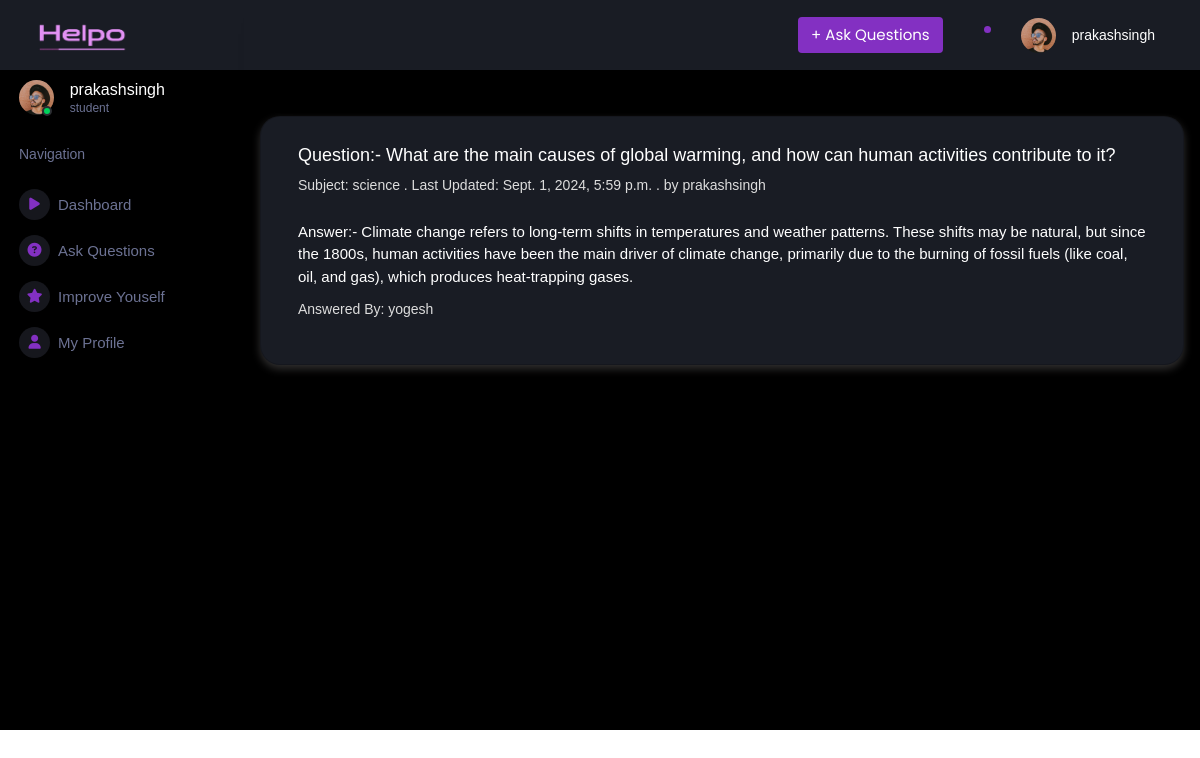
The app's page /sarkari/1 (signed in) with its own data.
### projectapp/models.py (models this page shows, shortened)
class StudentQuestion(models.Model):
    studentName = models.ForeignKey(User, on_delete=models.CASCADE)
    subject = models.CharField(max_length=255)
    question = RichTextField()
    answered = models.BooleanField(default=False)
    created_at = models.DateTimeField(auto_now_add=True)

class TeachersAnwser(models.Model):
    TeacherName = models.ForeignKey(User, on_delete=models.CASCADE)
    student_question = models.OneToOneField(StudentQuestion, on_delete=models.CASCADE)
    answer = RichTextField()
    created_at = models.DateTimeField(auto_now_add=True)

### project/views.py (the view)
# urls.py: path('sarkari/<int:student_question_id>', perticular_Ans),
def perticular_Ans(request, student_question_id):
    student_question = get_object_or_404(StudentQuestion, pk=student_question_id)
    particular_ans = TeachersAnwser.objects.filter(student_question=student_question).first()
    notifications = Notification.objects.filter(recipient=request.user, read=False)
    notifications_count = notifications.count()
    return render(request, 'particular_ans.html', {
        'student_question': student_question,
        'particular_ans': particular_ans,
        'notifications': notifications,
        'notifications_count': notifications_count
    })

### templates/particular_ans.html (shortened to what this page needs)
<!DOCTYPE html>
<html lang="en">
  <head>
    <link rel="stylesheet" href="/static/assets/vendors/mdi/css/materialdesignicons.min.css">
    <link rel="stylesheet" href="/static/assets/vendors/ti-icons/css/themify-icons.css">
    <link rel="stylesheet" href="/static/assets/vendors/css/vendor.bundle.base.css">
    <link rel="stylesheet" href="/static/assets/vendors/font-awesome/css/font-awesome.min.css">
    <link rel="stylesheet" href="/static/assets/vendors/jvectormap/jquery-jvectormap.css">
    <link rel="stylesheet" href="/static/assets/vendors/flag-icon-css/css/flag-icons.min.css">
    <link rel="stylesheet" href="/static/assets/vendors/owl-carousel-2/owl.carousel.min.css">
    <link rel="stylesheet" href="/static/assets/vendors/owl-carousel-2/owl.theme.default.min.css">
    <link rel="stylesheet" href="/static/assets/css/style.css">
    <link rel="stylesheet" href="https://cdnjs.cloudflare.com/ajax/libs/font-awesome/6.6.0/css/all.min.css" />
  </head>
  <body>
    <div class="container-scroller">
      <nav class="sidebar sidebar-offcanvas" id="sidebar">
        <div class="sidebar-brand-wrapper d-none d-lg-flex align-items-center justify-content-center fixed-top">
          <a class="sidebar-brand brand-logo" style="width: 300px !important;" href="/"><img src="/static/assets/images/logo.png" alt="logo" /></a>
        </div>
        <ul class="nav">
          <li class="nav-item profile">
            <div class="profile-desc">
              <div class="profile-pic">
                <div class="count-indicator">
                  <img class="img-xs rounded-circle " src="/static/assets/images/faces/face15.jpg" alt="">
                  <span class="count bg-success"></span>
                </div>
                <div class="profile-name">
                  <h5 class="mb-0 font-weight-normal">{{request.user}}</h5>
                  <span>
                    {%if request.user.is_staff%}
                         Teacher
                    {% else %}
                        student
                    {% endif %}
                  </span>
                </div>
              </div>
            </div>
          </li>
          <li class="nav-item nav-category">
            <span class="nav-link">Navigation</span>
          </li>
          {%if request.user.is_staff%}
          {% else %}
          <li class="nav-item menu-items">
            <a class="nav-link" href="/dashboard">
              <span class="menu-icon">
                <i class="fa-solid fa-play" style="color: #8330c2 !important;"></i>
              </span>
              <span class="menu-title">Dashboard</span>
            </a>
          </li>
          {% endif %}
          {%if request.user.is_staff%}
            <li class="nav-item menu-items">
              <a class="nav-link" href="/teacher/allAnswered/">
                <span class="menu-icon">
                  <i class="fa-solid fa-star"></i>
                </span>
                <span class="menu-title">All Answered</span>
                <i class="menu-arrow"></i>
              </a>
            </li>
          {% else %}
            <li class="nav-item menu-items">
              <a class="nav-link" href="/ask">
                <span class="menu-icon">
                  <i class="fa-solid fa-circle-question" style="color: #8330c2 !important;"></i>
                </span>
                <span class="menu-title">Ask Questions</span>
                <i class="menu-arrow"></i>
              </a>
            </li>
            <li class="nav-item menu-items">
              <a class="nav-link" href="/sarkari">
                <span class="menu-icon">
                  <i class="fa-solid fa-star" style="color: #8330c2 !important;"></i>
                </span>
                <span class="menu-title">Improve Youself</span>
              </a>
            </li>
            <li class="nav-item menu-items">
              <a class="nav-link" href="/profile">
                <span class="menu-icon">
                  <i class="fa-solid fa-user" style="color: #8330c2 !important;"></i>
                </span>
                <span class="menu-title">My Profile</span>
              </a>
            </li>
          {% endif %}
        </ul>
      </nav>
      <div class="container-fluid page-body-wrapper">
        <nav class="navbar p-0 fixed-top d-flex flex-row">
          <div class="navbar-menu-wrapper flex-grow d-flex align-items-stretch">
            <button class="navbar-toggler navbar-toggler align-self-center" type="button" data-toggle="minimize">
              <span class="mdi mdi-menu"></span>
            </button>
            <ul class="navbar-nav w-100">
            </ul>
            <ul class="navbar-nav navbar-nav-right">
              {%if request.user.is_staff%}
              {% else %}
                        <li class="nav-item dropdown d-none d-lg-block">
                          <a class="nav-link btn create-new-button" id="createbuttonDropdown" data-bs-toggle="dropdown" aria-expanded="false" href="#" style="background: #8330c2 !important;">+ Ask Questions</a>
                        </li>
              <li class="nav-item dropdown border-left">
                <a class="nav-link count-indicator dropdown-toggle" id="messageDropdown" href="#" data-bs-toggle="dropdown" aria-expanded="false">
                  <i class="mdi mdi-email"></i>
                  {% if notifications_count %}
                  <span class="count bg-success"  style="background-color: #8330c2 !important;"></span>
                  {% endif %}
                </a>
              </li>
              {% endif %}
              <li class="nav-item dropdown">
                <a class="nav-link" id="profileDropdown" href="#" data-bs-toggle="dropdown">
                  <div class="navbar-profile">
                    <img class="img-xs rounded-circle" src="/static/assets/images/faces/face15.jpg" alt="">
                    <p class="mb-0 d-none d-sm-block navbar-profile-name">{{request.user}}</p>
                    <i class="mdi mdi-menu-down d-none d-sm-block"></i>
                  </div>
                </a>
              </li>
            </ul>
          </div>
        </nav>
        <div class="main-panel">
            <div class="content-wrapper">
                <div class="row">
                    <div class="card my-3">
                        <div class="card-body">
                            <h4>
                               Question:- {{ student_question.question|safe }}
                            </h4>
                            <p style="color: #ddd;">Subject: {{ student_question.subject }} . Last Updated: {{particular_ans.created_at}} . by {{ student_question.studentName.username }}</p>
                            {% if student_question.answered%}
                            <p style="font-size: 15px; margin-top: 25px;" >Answer:- {{ particular_ans.answer|safe }}</p>
                            <p style="color: #ddd; margin-top: -5px;">Answered By: {{ particular_ans.TeacherName.username }}</p>
                            {% elif request.user.is_staff %}
                                <a class="btn btn-outline-success btn-fw" href="/teacher/questions/{{ student_question.id }}">Submit Ans Now</a>
                            {% else %}
                                <p>No answer provided for this question.</p>
                            {% endif %}
                        </div>
                    </div>
                    </div>
                </div>
            </div>
      </div>
    </div>
  </body>
</html>

### records on screen
StudentQuestion: question "What are the main causes of global warming, and how can human activities contribute to it?", subject "science", studentName.username "prakashsingh"
TeachersAnwser: created_at "Sept. 1, 2024, 5:59 p.m.", answer "Climate change refers to long-term shifts in temperatures and weather patterns. These shifts may be natural, but since the 1800s, human activities have been the main driver of climate change, primarily due to the burning of fossil fuels (like coal, oil, and gas), which produces heat-trapping gases.", TeacherName.username "yogesh"

### other values on screen
{{ request.user }} "prakashsingh"
